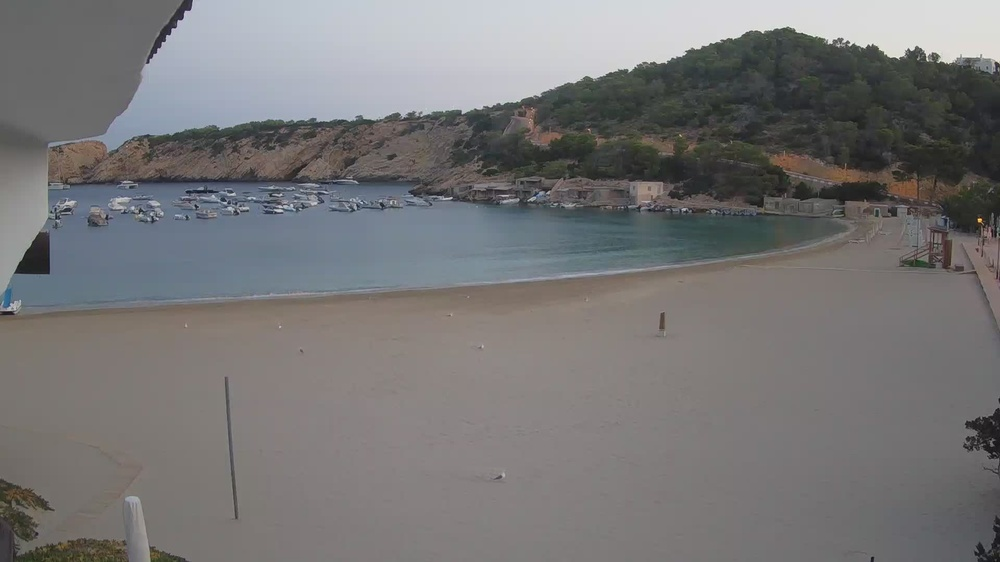
#> input picture imatges/1660798800.jpg, 1000 x 562 px, shrunk from 1920 x 1080 before the run
$ python -i detection_log.py   (imports and definitions only)   (older library calls are emulated)
#> lines starting #> are read from the running program, lines starting #| are printed output that depends on the picture; after the words box and inside, x2 and y2 are one past the last pixel; in counts of white or black regions, pixels touching at a corner belong together
from typing import Dict, List, Tuple, Optional
import cv2
import numpy as np


# -------------------------
# LoG High-Frequency Head Detection + Peak Detection
# -------------------------

def detect_heads_log(
    image_gray: np.ndarray,
    valid_mask:  Optional[np.ndarray] = None,
    bg_log:  Optional[np.ndarray] = None,
    sigma: float = 2.0,
    nms_radius: int = 6,
    response_threshold: float = 20.0,
    min_area: int = 3,
    max_area: int = 40,
    clahe_clip: float = 2.0,
    clahe_grid: Tuple[int, int] = (8, 8),
    border_width: int = 15,  # NEW: border exclusion width
) -> Tuple[List[Tuple[float, float]], List[Tuple[int, int, int, int]], np.ndarray]:
    """
    LoG-inspired high-frequency peak detection with area-based filtering.

    This version includes:
        - CLAHE
        - Gaussian smoothing (scale selection)
        - Laplacian (LoG approximation)
        - Response normalization
        - Local Maxima Detection (NMS)
        - Area estimation around each peak
        - Area thresholding
        - Border exclusion to prevent edge artifacts
        - Output format: same as Variant D → (x, y, area)

    Parameters
    ----------
    image_gray : np.ndarray
        The current frame in grayscale (2D array, uint8).
    bg_log : Optional[np.ndarray]
        Background LoG response to subtract (shape (H, W), float32).
        If provided, it will be subtracted from the LoG response to suppress background patterns.
    valid_mask : np.ndarray
        Binary mask (H, W), where 1 = valid region, 0 = invalid.
        If None, entire image_gray is considered valid (except borders).
    sigma : float
        Standard deviation for Gaussian smoothing.
    nms_radius : int
        Radius for Non-Maximum Suppression.
    response_threshold : float
        Minimum LoG response (normalized) to consider a peak.
    min_area : int
        Minimum estimated peak-support area to keep.
    max_area : int
        Maximum estimated peak-support area to keep.
    clahe_clip : float
        CLAHE clip limit.
    clahe_grid : tuple
        CLAHE tile grid size.
    border_width : int
        Width of border region to exclude from detection (pixels).

    Returns
    -------
        Tuple containing:
            1. points (List[Tuple[float, float]]): List of detected head centers (x, y)
            2. boxes (List[Tuple[int, int, int, int]]): Bounding boxes (x, y, w, h)
            3. resp_norm_masked (np.ndarray): Final LoG response map (H, W), float32
    """
#> called with sigma = 2, nms_radius = 6, response_threshold = 20, min_area = 3, max_area = 40, clahe_clip = 2, clahe_grid = (8, 8), border_width = 15

    H, W = image_gray.shape

    # ----------------------------------------------------------------------
    # 1) Create border mask to exclude edge regions
    # ----------------------------------------------------------------------
    border_mask = np.ones((H, W), dtype=np.uint8)
    border_mask[:border_width, :] = 0  # top
    border_mask[-border_width:, :] = 0  # bottom
    border_mask[:, :border_width] = 0  # left
    border_mask[:, -border_width:] = 0  # right

    # Combine with user-provided valid_mask
    if valid_mask is not None:
        combined_mask = valid_mask & border_mask
    else:
        combined_mask = border_mask

    # ----------------------------------------------------------------------
    # 2) CLAHE with border padding to reduce edge artifacts
    # ----------------------------------------------------------------------
    # Pad image before CLAHE to reduce edge effects
    pad = max(10, int(sigma * 3))
    img_padded = cv2.copyMakeBorder(
        image_gray, pad, pad, pad, pad,
        cv2.BORDER_REFLECT_101
    )

    clahe = cv2.createCLAHE(clipLimit=clahe_clip, tileGridSize=clahe_grid)
    img_clahe_padded = clahe.apply(img_padded)
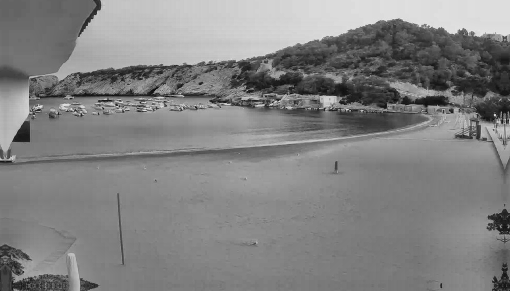
#> img_clahe_padded: shape (582, 1020) (shown at 1/2 size); min 7, max 244, mean 130

    # Remove padding
    img_clahe = img_clahe_padded[pad:-pad, pad:-pad]
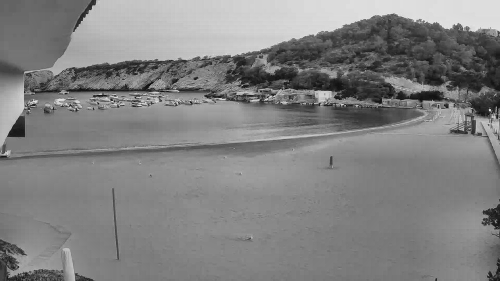
#> img_clahe: shape (562, 1000) (shown at 1/2 size); min 7, max 244, mean 129.6

    # ----------------------------------------------------------------------
    # 3) Gaussian smoothing (LoG scale selection)
    # ----------------------------------------------------------------------
    ksize = int(6 * sigma) | 1
    blurred = cv2.GaussianBlur(img_clahe, (ksize, ksize), sigmaX=sigma)

    # ----------------------------------------------------------------------
    # 4) Laplacian → approximate LoG
    # ----------------------------------------------------------------------
    lap = cv2.Laplacian(blurred.astype(np.float32), cv2.CV_32F, ksize=3)
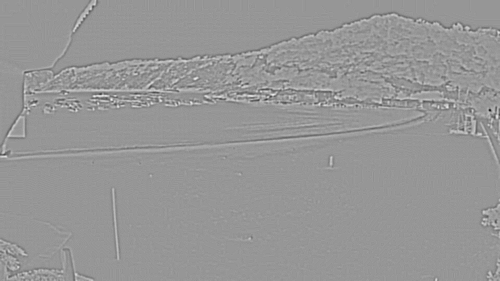
#> lap: shape (562, 1000) float32 (shown at 1/2 size); min -104, max 72, mean 0; drawn with min black and max white
    log_resp = -lap  # make blob centers positive
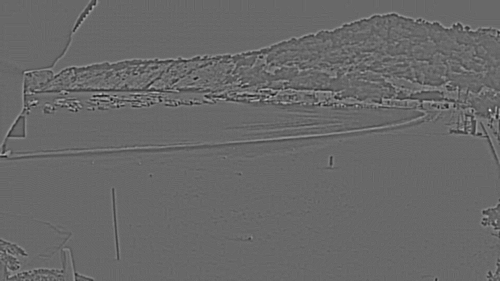
#> log_resp: shape (562, 1000) float32 (shown at 1/2 size); min -72, max 104, mean 0; drawn with min black and max white

    # Optional background LoG subtraction
    if bg_log is not None:
        if bg_log.shape == log_resp.shape:
            log_resp = log_resp - bg_log
        else:
            raise ValueError("bg_log must match log_resp dimensions")

    # ----------------------------------------------------------------------
    # 5) Normalize LoG to [0,255]
    # ----------------------------------------------------------------------
    lo_min, lo_max = log_resp.min(), log_resp.max()
#> lo_min = -72; lo_max = 104
    if lo_max - lo_min < 1e-6:
        resp_norm = np.zeros_like(log_resp, dtype=np.float32)
    else:
        resp_norm = (log_resp - lo_min) / (lo_max - lo_min) * 255.0

    # ----------------------------------------------------------------------
    # 6) Apply combined valid-region + border mask
    # ----------------------------------------------------------------------
    resp_norm_masked = resp_norm * combined_mask

    # ----------------------------------------------------------------------
    # 7) NMS (non-maximum suppression)
    # ----------------------------------------------------------------------
    radius = nms_radius
    nms_kernel = cv2.getStructuringElement(cv2.MORPH_ELLIPSE, (2*radius+1, 2*radius+1))
    dilated = cv2.dilate(resp_norm_masked, nms_kernel)
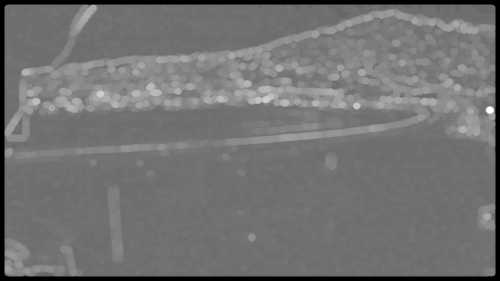
#> dilated: shape (562, 1000) float32 (shown at 1/2 size); min 0, max 255, mean 114.7

    is_peak = (resp_norm_masked == dilated) & (resp_norm_masked > response_threshold)
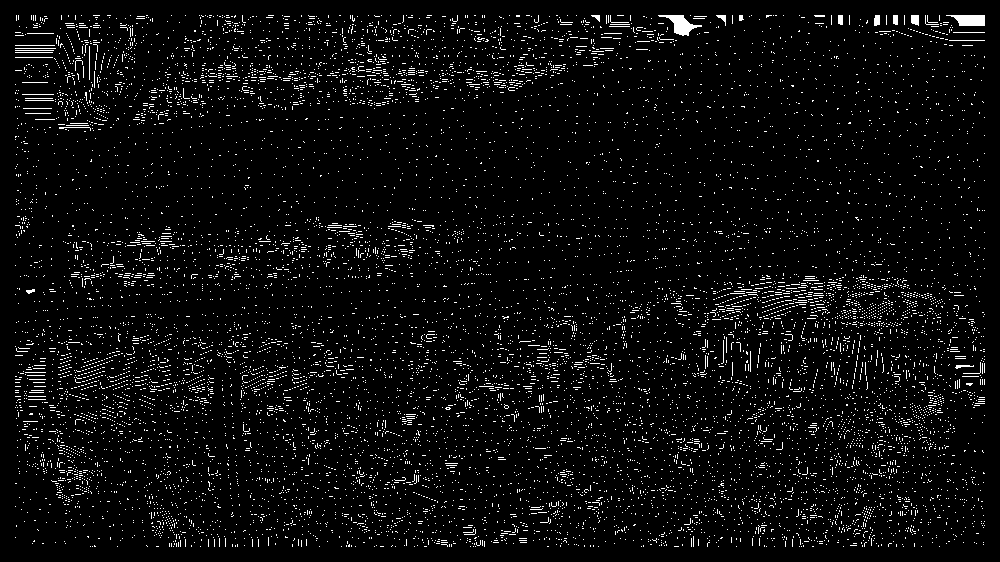
#> is_peak: shape (562, 1000) bool; 4.6% white in thin lines or dots

    ys, xs = np.where(is_peak)

    # ----------------------------------------------------------------------
    # 8) Area estimation and filtering
    # ----------------------------------------------------------------------
    points: List[Tuple[float, float]] = []
    boxes: List[Tuple[int, int, int, int]] = []

    window = 4  # 9×9 patch for area estimation

    # Final binary detection mask
    th = np.zeros((H, W), dtype=np.uint8)

    for (x, y) in zip(xs, ys):
        # Double-check: skip if in border region (redundant but safe)
        if (x < border_width or x >= W - border_width or
            y < border_width or y >= H - border_width):
            continue

        # Extract local patch for area estimation
        x1 = max(0, x - window)
        x2 = min(W, x + window + 1)
        y1 = max(0, y - window)
        y2 = min(H, y + window + 1)

        patch = resp_norm[y1:y2, x1:x2]
        peak_val = resp_norm[y, x]

        # Area = number of pixels above 40% of peak
        area = int(np.sum(patch > peak_val * 0.5))

        # Area filtering
        if area < min_area or area > max_area:
            continue

        # Store point
        points.append((float(x), float(y)))

        # Store bounding box (centered window)
        w = x2 - x1
        h = y2 - y1
        boxes.append((x1, y1, w, h))

        # Mark detection in binary mask
        th[y, x] = 255
#> this loop made 25592 passes
#> (x, x1, x2, peak_val, area) on passes 1 to 3: (16, 12, 21, 110.1, 81), (18, 14, 23, 110.1, 81), (31, 27, 36, 110.1, 81)
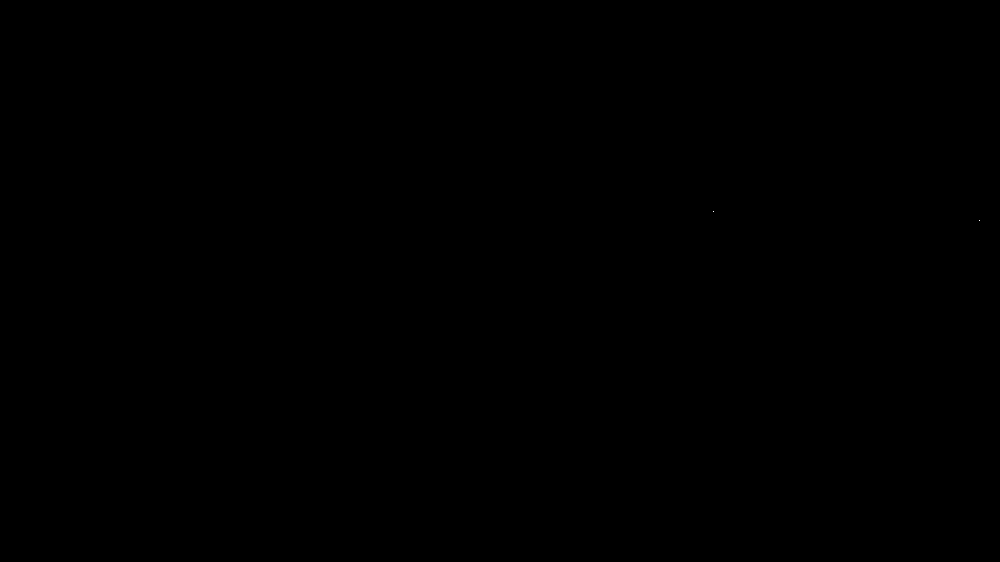
#> th: shape (562, 1000); 0% white in thin lines or dots, all inside (x1, y1, x2, y2) = (713, 211, 980, 221)
#> after the loop, boxes = [(709, 207, 9, 9), (975, 216, 9, 9)]; points = [(713, 211), (979, 220)]

    return points, boxes, resp_norm_masked

>>> import cv2
>>> picture = cv2.imread('../imatges/1660798800.jpg', cv2.IMREAD_GRAYSCALE)
>>> result = detect_heads_log(picture)

$ run again, on imatges/1660802400.jpg
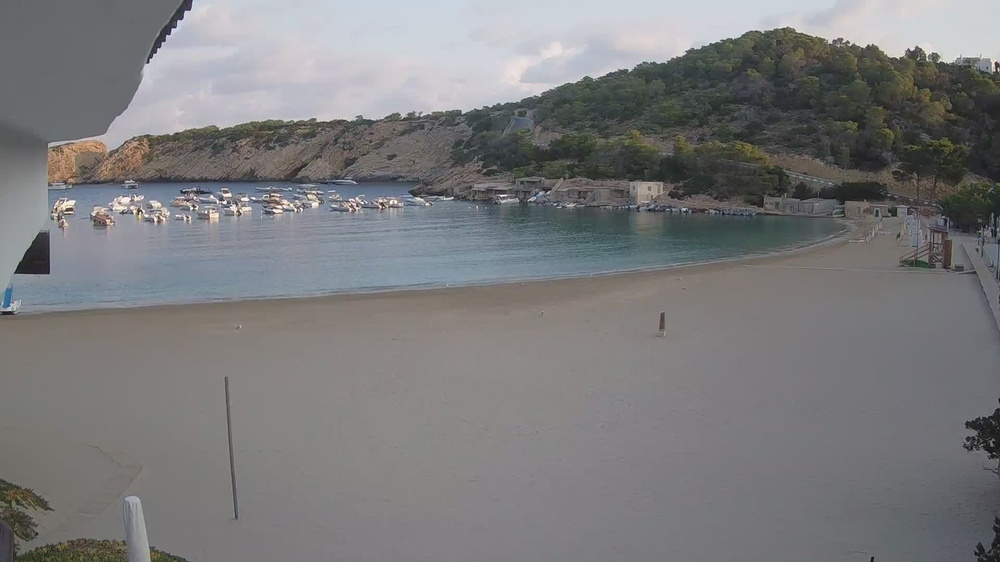
#> input picture imatges/1660802400.jpg, 1000 x 562 px, shrunk from 1920 x 1080 before the run
#> in detect_heads_log, `log_resp = -lap`:
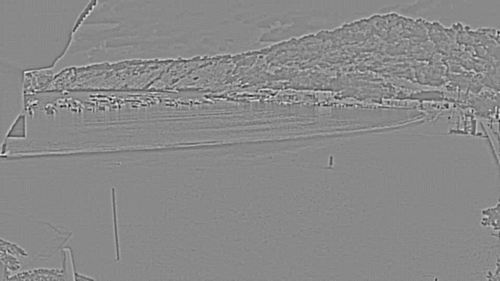
#> log_resp: shape (562, 1000) float32 (shown at 1/2 size); min -84, max 72, mean 0; drawn with min black and max white
#> lo_min = -84; lo_max = 72
#> in detect_heads_log, `is_peak = (resp_norm_masked == dilated) & (resp_norm_masked > response..`:
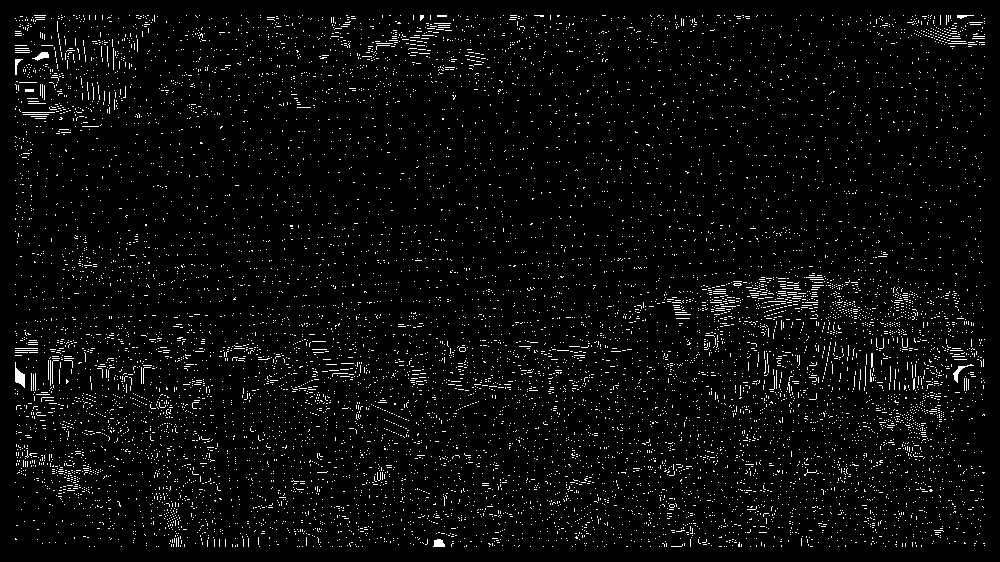
#> is_peak: shape (562, 1000) bool; 3.7% white in thin lines or dots
#> the loop in detect_heads_log, `for (x, y) in zip(xs, ys):` made 20841 passes
#> (x, x1, x2, peak_val, area) on passes 1 to 3: (34, 30, 39, 143.8, 81), (35, 31, 40, 143.8, 81), (36, 32, 41, 143.8, 81)
#> after the loop in detect_heads_log, `for (x, y) in zip(xs, ys):`: boxes = []

$ run again, on imatges/1660806000.jpg
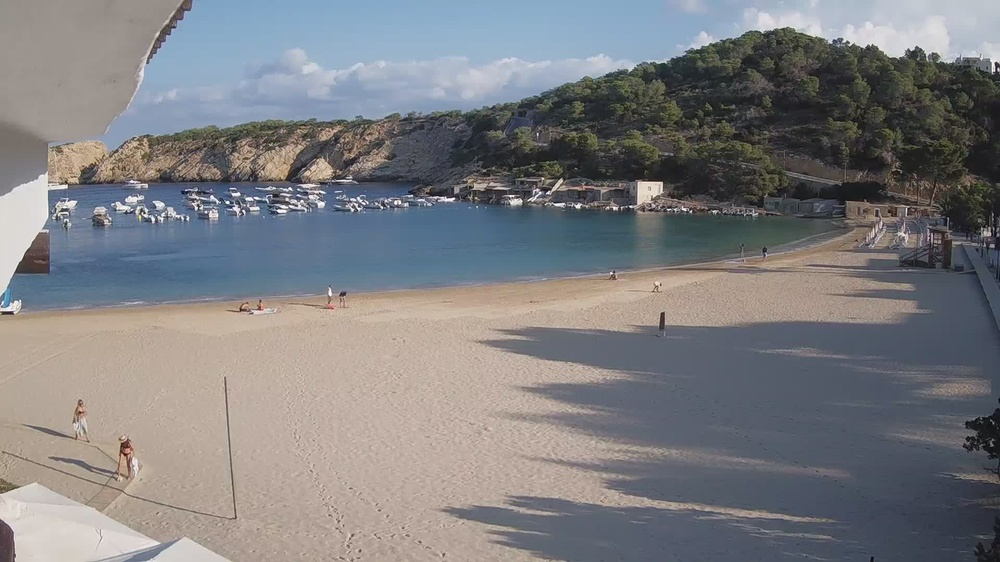
#> input picture imatges/1660806000.jpg, 1000 x 562 px, shrunk from 1920 x 1080 before the run
#> in detect_heads_log, `log_resp = -lap`:
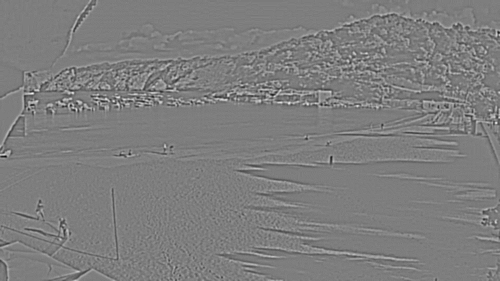
#> log_resp: shape (562, 1000) float32 (shown at 1/2 size); min -94, max 96, mean 0; drawn with min black and max white
#> lo_min = -94; lo_max = 96
#> in detect_heads_log, `is_peak = (resp_norm_masked == dilated) & (resp_norm_masked > response..`:
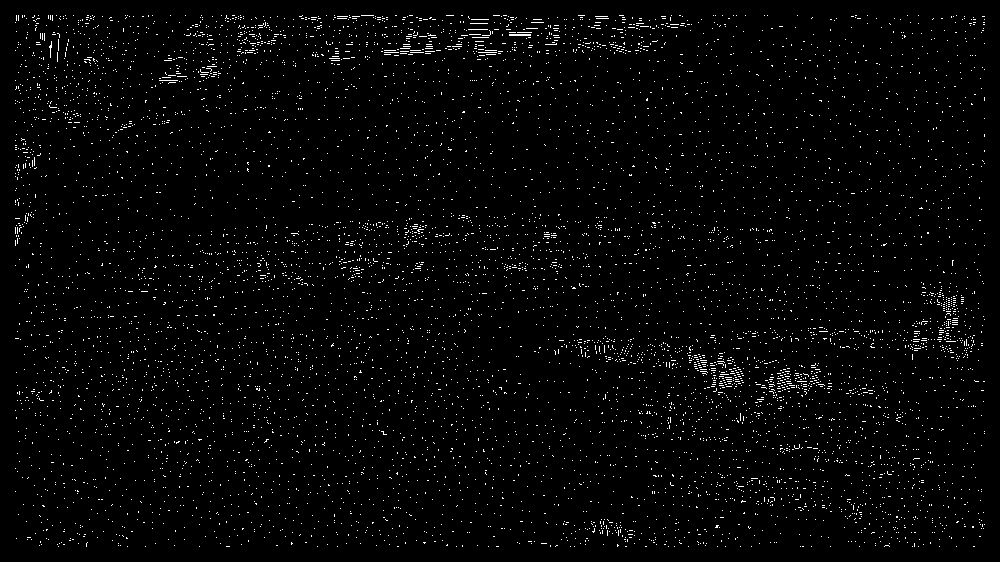
#> is_peak: shape (562, 1000) bool; 2.2% white in thin lines or dots
#> ys = 12174 values from 15 to 546; xs = 12174 values, max 984 at index 182, min 15 at index 488, mean 503.2
#> the loop in detect_heads_log, `for (x, y) in zip(xs, ys):` made 12174 passes
#> (x, x1, x2, peak_val, area) on passes 1 to 3: (16, 12, 21, 131.5, 81), (18, 14, 23, 131.5, 81), (22, 18, 27, 131.5, 81)
#> after the loop in detect_heads_log, `for (x, y) in zip(xs, ys):`: boxes = [(61, 182, 9, 9), (223, 198, 9, 9)]; points = [(65, 186), (227, 202)]
